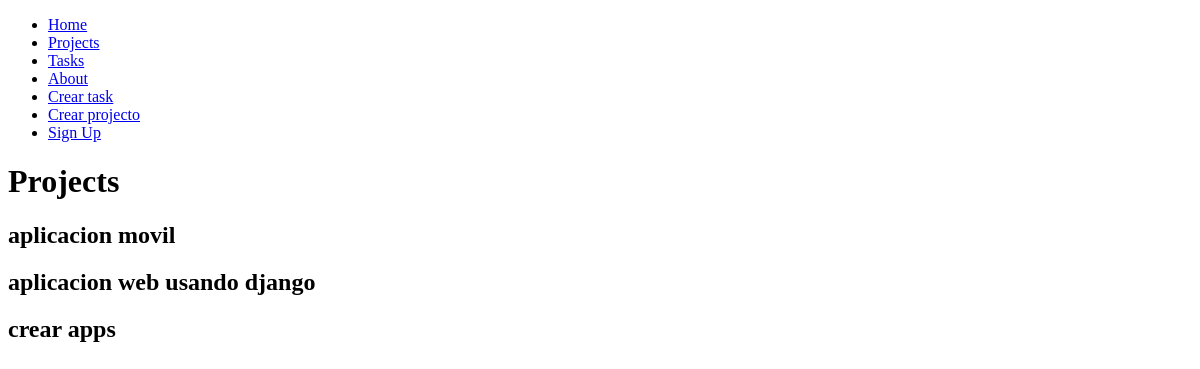
Before: /projects/ with the older database file.
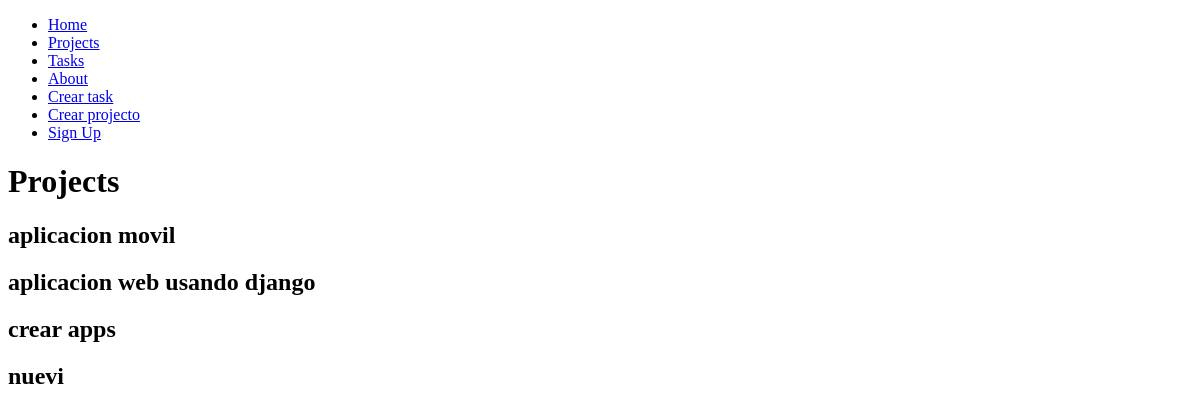
After: the same page with the newer database file.
### myapp/models.py (models this page shows, shortened)
class Project(models.Model):
    name = models.CharField(max_length=200)

### myapp/views.py (the view)
# urls.py: path("projects/", views.projects),
def projects(request):
    projects = Project.objects.all()
    return render(request, "projects.html", {"projects": projects})

### myapp/templates/projects.html
{% extends 'base.html' %} {% block content %}
<h1>Projects</h1>
{% for project in projects %}
<article>
    <h1>{{project.name}}</h1>
</article>
{% endfor %} {% endblock %}

### myapp/templates/base.html (shortened to what this page needs)
<!DOCTYPE html>
<html lang="en">
<head>
</head>
<body>
    <nav>
        <ul>
            <li>
                <a href="/">Home</a>
            </li>
            <li>
                <a href="/projects">Projects</a>
            </li>
            <li>
                <a href="/tasks">Tasks</a>
            </li>
            <li>
                <a href="/about">About</a>
            </li>
            <li>
                <a href="/create_task">Crear task</a>
            </li>
            <li>
                <a href="/create_project">Crear projecto</a>
            </li>
            {% if user.is_authenticated %}
            <li>
                <a href="/logout">Log Out</a>
            </li>
            {% else %}
            <li>
                <a href="/signup">Sign Up</a>
            </li>
            {% endif %}
    </nav>
    {% block content %} {% endblock %}
</body>
</html>

Changed rows visible on the page:
added Project: name "nuevi"
